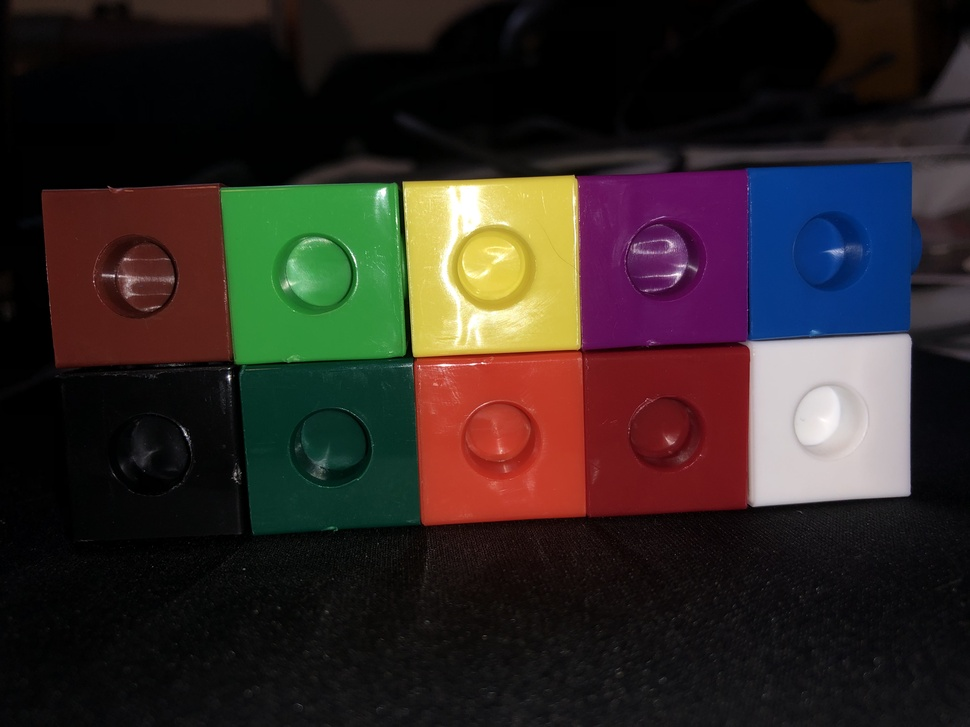
#> input picture blocksFlash.jpg, 970 x 727 px, shrunk from 4032 x 3024 before the run
$ python grid.py --image blocksFlash.jpg
#> lines starting #> are read from the running program, lines starting #| are printed output that depends on the picture; after the words box and inside, x2 and y2 are one past the last pixel; in counts of white or black regions, pixels touching at a corner belong together
import cv2
import numpy as np
import argparse

ap = argparse.ArgumentParser()
ap.add_argument("-i", "--image", help = "path to the image")
args = vars(ap.parse_args())

image = cv2.imread(args["image"])
#> image is the input picture: shape (727, 970, 3); mean B, G, R 36.6, 39.8, 48.4

dim = image.shape
#> dim = (727, 970, 3)

window_name = 'Image'

thickness = 4


for i in range(0,3):
    for j in range(0,3):
        startx = int((dim[0]) * (i/3)) + int(thickness/2)
        starty = int((dim[1]) * (j/3)) + int(thickness/2)
        endx = int((dim[0]) * ((i + 1)/3)) - int(thickness/2)
        endy = int((dim[1]) * ((j + 1)/3)) - int(thickness/2)
        start = (startx, starty)
        end = (endx,endy)
        color = (i*75, 0, j*75)

        # print(start, end, color, thickness)

        cv2.rectangle(image, start, end, color, thickness)
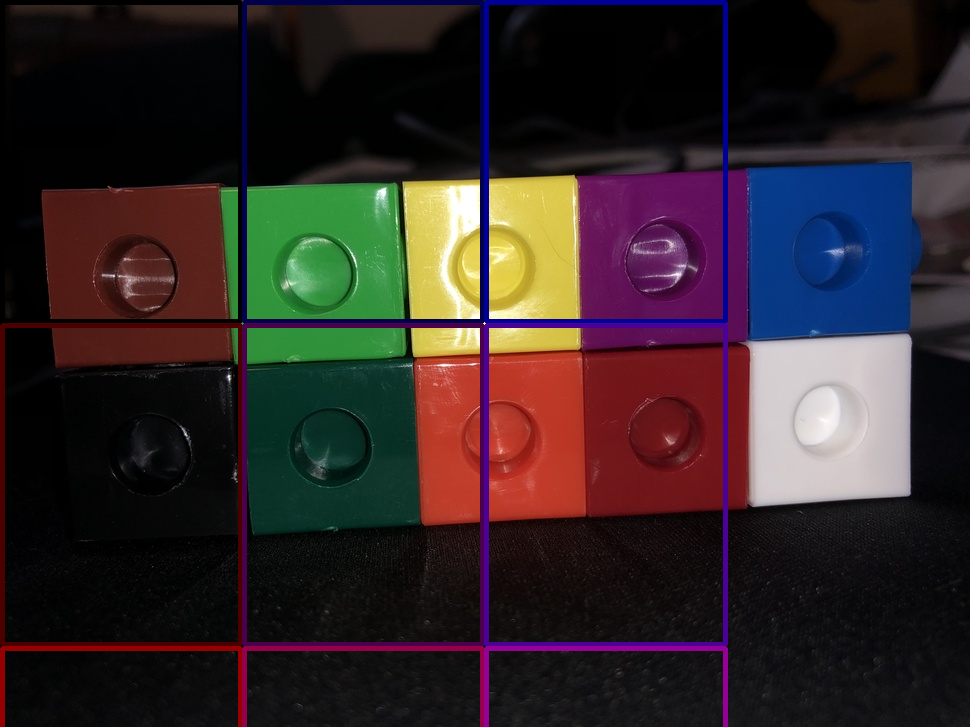
#> image: shape (727, 970, 3); 5.03% of pixels changed, all inside (x1, y1, x2, y2) = (0, 0, 728, 727)


cv2.imshow(window_name, image)
cv2.waitKey(0)

$ run again, on blocksNoFlash_10.jpg
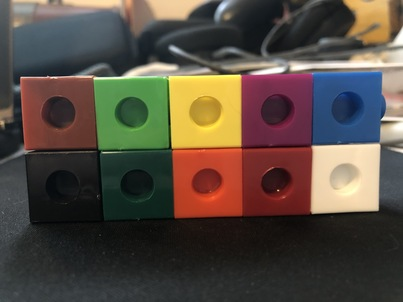
#> input picture blocksNoFlash_10.jpg, 403 x 302 px
#> image is the input picture: shape (302, 403, 3); mean B, G, R 65, 75.2, 85.7
#> after the loop `for i in range(0,3):`:
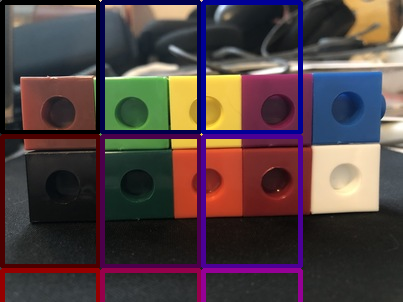
#> image: shape (302, 403, 3); 12.1% of pixels changed, all inside (x1, y1, x2, y2) = (0, 0, 303, 302)
